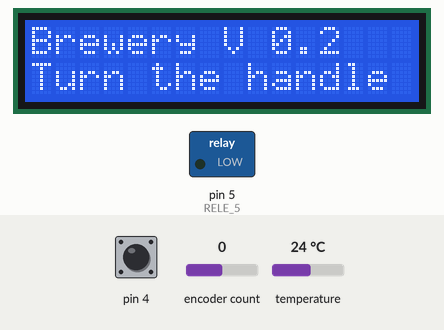
Simulated run of this sketch. Board: Arduino Uno, built with avr-gcc and run on an emulated ATmega328P. Parts: 16×2 character LCD, switched loads named in the sketch (green lamp = pin HIGH). Inputs (shaded band) come from the test bench; at power-on: encoder count 0, pin 4 HIGH, temperature 24 °C. What the sketch prints to the serial monitor is not drawn.

Above: at 1.7 s.
1.8 s: encoder count set to 4
At 2.3 s:
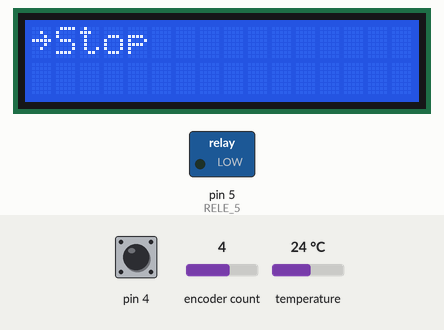
3.3 s: pin 4 pulled LOW for 0.15 s
At 4.6 s:
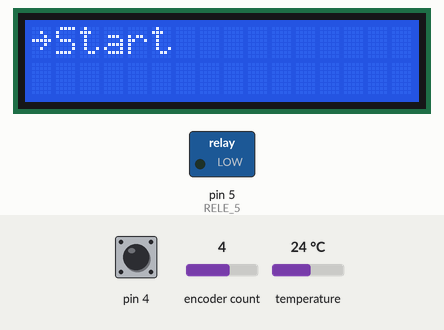
4.9 s: encoder count set to 5
At 5.7 s:
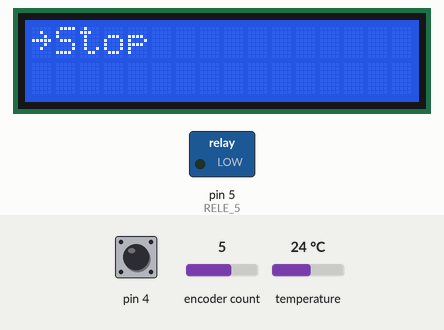
Timing chart, 0 to 7.9 s (numbered marks = the images above; inputs shaded):
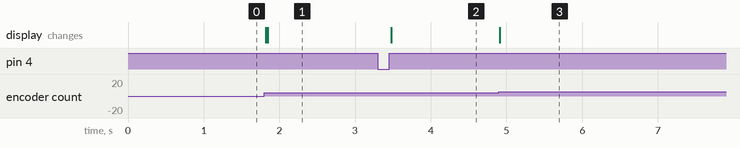

The sketch:

brw_V001.ino
```cpp
// - ПАРАМЕТРЫ МЕНЮ НАЧАЛО
//#include <Vector.h>

#define LINES 2   // количество строк дисплея
#define SETTINGS_AMOUNT 13  // количество настроек
#define SETTINGS_SETTING 12  // количество настроек
#define SETTINGS_MENU 3 // количество настроек

#define FAST_STEP 5  // количество настроек
bool controlState = 0;  // клик

// пины энкодера
#define CLK 2
#define DT 3
#define SW 4

enum class Menu {  MainMenu,  MainWindow,  SettingsValue,  StartStopSettings }; //Создаём классы

#include "GyverEncoder.h"
Encoder enc1(CLK, DT, SW);  // для работы c кнопкой

#include <LiquidCrystal_I2C.h>
LiquidCrystal_I2C lcd(0x27, 16, 2); // адрес 0x27 или 0x3f

int vals[SETTINGS_SETTING];  // массив параметров
int8_t arrowPos = 0;
int8_t entVal = 0;
int8_t screenPos = 0; // номер "экрана"
int8_t dataEntry = 0; // переменная для хранения данных в диапахоне от 0 до 60 и от 0 до 100

bool chekTE1 = 0;

Menu menu;
// названия параметров
String settingsValue[]  = { //Перечень окна с натройками
  "Time-1", //Время
  "Temp-1", //Температура
  "Time-2",
  "Temp-2",
  "Time-3",
  "Temp-3",
  "Time-4",
  "Temp-4",
  "Time-5",
  "Temp-5",
  "Time-6",
  "Temp-6",
  "Exit",
};

bool StrStp = 0; // Состояние переменной инициализирует работу программы

String settingsMainMenu[]  = { // Главное окно меню
  "Setting",
  "Window",
  "Stop",
};

String settingsStart[]  = { //Меню запуска програмы
  "Stop"
  "Start",
};

// - ПАРАМЕТРЫ ТАЙМЕРА НАЧАЛО
#include "GyverTimer.h"

GTimer TimerBRW_1(MS);
GTimer TimerBRW_2(MS);
GTimer TimerBRW_3(MS);

uint32_t period = 1000;

bool fBrwStart = 0, fTimerStart = 1;
int k = 0, i = 0, ai = 0, ti = 0, fulTim = 0, summ_arr = 0;
uint32_t timer_brw1, timer_brw2, timer_brw3;
//Переменные для глобального таймера
uint32_t totalMills; //Милесек
int timeHours; // часы
int timeMins = 0;  // минуты
int timeSecs;  // секунды
//Переменные для цикла таймера
uint32_t totalCyclMills = 0; //Милесек
uint32_t totalCyclsec = 0; // секунды

int timeCyclHours; // часы
int timeCyclMins = 0;  // минуты
int timeCyclSecs = 0;  // секунды

// - ПАРАМЕТРЫ ПИД НАЧАЛО
#include <GyverPID.h>
//
//16:52:14.353 -> result: PI p: 7.72	PI i: 0.41	PID p: 21.56	PID i: 0.25	PID d: 64.99
GyverPID pid(7.72, 0.41, 0);
int PIDperiod = 500;

#define RELE_5 5
// - ПАРАМЕТРЫ ПИД КОНЕЦ

// - ПАРАМЕТРЫ датчика температуры
#include <microDS18B20.h>
MicroDS18B20<6> sensTE;

int temp1, TE1; // переменная для хранения температуры
int tempValue; // переменная для хранения температуры


void setup() {
  Serial.begin(9600); //Волшебная цифра
  enc1.setType(TYPE2); //Тип энкодера

  lcd.init();
  lcd.backlight();

  menu = Menu::MainMenu;

  Serial.println("Start");

  lcd.clear();
  lcd.setCursor(0, 0); lcd.print("Brewery V 0.2");
  lcd.setCursor(0, 1); lcd.print("Turn the handle");

  TimerBRW_2.setInterval(100000); //Таймер для вывода сообщения в консоль

  sensTE.requestTemp();     // запрос температуры
  delay(250);

  pinMode(RELE_5, OUTPUT);

  pid.setDirection(NORMAL); // направление регулирования (NORMAL/REVERSE). ПО УМОЛЧАНИЮ СТОИТ NORMAL - нагрев
  pid.setLimits(0, 255);    // пределы (ставим для 8 битного ШИМ). ПО УМОЛЧАНИЮ СТОЯТ 0 И 255
  delay(250);
}

void loop() {

  //f_timer();

  TE1 = f_TE1();      //переменная для хранения температуры

  enc1.tick();

  switch (menu) {

    case Menu::MainMenu: //Главное Меню
      if (enc1.isTurn()) {
        int increment = 0;  // локальная переменная направления
          // получаем направление
        if (enc1.isRight()) increment = 1;
        if (enc1.isLeft()) increment = -1;
        arrowPos += increment;  // двигаем курсор
        arrowPos = constrain(arrowPos, 0, SETTINGS_MENU - 1); // ограничиваем

        increment = 0;  // обнуляем инкремент

        printMainMenu(); //Выводим на экран соответсвующие меню
        Serial.println(arrowPos);

      }
      if (enc1.isClick()) {
        if (0 == arrowPos) {
          lcd.clear();
          printSettingsValue();
          menu = Menu::SettingsValue;
        }
        if (1 == arrowPos) {
          lcd.clear();
          printMainWindow();
          menu = Menu::MainWindow;
        }
        if (2 == arrowPos) {
          menu = Menu::StartStopSettings;
          lcd.clear();
          printMainMenu();

        }
      }

      break;

    case Menu::SettingsValue: //Меню настроек
      if (enc1.isTurn()) {
      int increment = 0;  // локальная переменная направления

      // получаем направление
      if (enc1.isRight()) increment = 1;
      if (enc1.isLeft()) increment = -1;
      arrowPos += increment;  // двигаем курсор
      arrowPos = constrain(arrowPos, 0, SETTINGS_AMOUNT - 1); // ограничиваем

      increment = 0;  // обнуляем инкремент

      if (arrowPos < SETTINGS_SETTING) {

        if (enc1.isRightH()) increment = 1;
        if (enc1.isLeftH()) increment = -1;

        vals[arrowPos] += increment;
        if (arrowPos % 2 == 0) {
          dataEntry = constrain(vals[arrowPos], 0, 60); // Ограничени для времени
          vals[arrowPos] = dataEntry;
        }
        else {
          dataEntry = constrain(vals[arrowPos], 0, 100); // Ограничени для температуры
          vals[arrowPos] = dataEntry;
        }

        // vals[arrowPos] += increment;  // меняем параметры
      }

      printSettingsValue();
      }
      if (enc1.isClick() && arrowPos == SETTINGS_AMOUNT-1){ //По нажатию на Exet мы выходим из соответсвующего меню
        arrowPos = 0;
        lcd.clear();
        printMainMenu();
        Serial.println("SettingsValue");
        menu = Menu::MainMenu;
        }
      break;

    case Menu::MainWindow:
      printMainWindow();
      if (enc1.isClick()){ //По нажатию проваливаемся в соответсвующее меню
        lcd.clear();
        Serial.println("MainWindow");
        printMainMenu();
        menu = Menu::MainMenu;
      }
      break;

    case Menu::StartStopSettings:
      if (0 == StrStp) {
        StrStp = 1;
        settingsMainMenu[2] = "Start";
        Serial.print("StrStp ");
        Serial.println(StrStp);
      }
      else {
        StrStp = 0;
        settingsMainMenu[2] = "Stop";
        Serial.print("StrStp ");
        Serial.println(StrStp);
      }
        lcd.clear();
        printMainMenu();
        menu = Menu::MainMenu;
        break;
  }

  if (StrStp) {
  //---------------------------------------
    timeMins = vals[i]; //Время уставки
    tempValue = vals[i+1];

    if (TE1 >= tempValue - 1) {
      chekTE1 = 1;
      //__________________
      if (fTimerStart) {

        for (int k = 0; k < SETTINGS_SETTING; k++) {
        Serial.print(vals[k]); Serial.print("; ");
        summ_arr += vals[k];
        }
        Serial.println(" ");

        TimerBRW_1.setTimeout(vals[i]*1000ul*60ul);

        totalCyclMills = vals[i]*1000ul*60ul;
        totalCyclsec = totalCyclMills / 1000ul;


        Serial.print("Тайсер "); Serial.println(fTimerStart);

        Serial.print("Цикл на "); Serial.print(vals[i]); Serial.println(" мин ");
        Serial.print("vals    "); Serial.print(vals[i+1]); Serial.print(" С "); Serial.print("  TE1= "); Serial.println(TE1);
        Serial.print("i= "); Serial.println(i);

        fTimerStart = 0;
      }
      if (TimerBRW_1.isReady()) {
        Serial.print("Конец цикла на "); Serial.print(vals[i]); Serial.println(" Мин ");
        Serial.print("               "); Serial.print(vals[i+1]); Serial.println(" С ");
        fTimerStart = 1;
        i = i + 2;
      }
      if (i >= SETTINGS_SETTING) {
        //fBrwStart = 0;
        i = 0;
        StrStp = 0;
        fTimerStart = 0;
        settingsMainMenu[2] = "Stop";
      }
      //__________________
    }
    else {
      chekTE1 = 0;
    }

    if (TE1 <= tempValue) {
      pid.setpoint = tempValue;
      //fBrwStart = 1;
      //fTimerStart = 1;
      f_pid();
    }
    else {
      pid.setpoint = 0;
    }

//---------------------------------------
  }
    else {
    //TODO
  }
}

//_____________________
void printMainWindow(){ //функция для вывода на экран меню текущих значений

  lcd.setCursor(0, 0); lcd.print("t:"); lcd.print(TE1); lcd.print("C"); //Температура текущая
  lcd.setCursor(8, 0); lcd.print("T:"); lcd.print(timeCyclMins); lcd.print(":");lcd.print(timeCyclSecs); // Время общее. Глобальный таймер
  lcd.setCursor(0, 1); lcd.print("t:"); lcd.print(tempValue); lcd.print("C"); //Температура цыкла
  lcd.setCursor(8, 1); lcd.print("T:"); lcd.print(timeMins); lcd.print(" min"); //Время цыкла

}

//_____________________
void printSettingsValue() {  //Функция для вывода на экран меню настроек
  lcd.clear();
  screenPos = arrowPos / LINES;   // ищем номер экрана (0..3 - 0, 4..7 - 1)

  for (byte i = 0; i < LINES; i++) {  // для всех строк
    lcd.setCursor(0, i);              // курсор в начало

    // если курсор находится на выбранной строке
    if (arrowPos == LINES * screenPos + i) lcd.write(126);  // рисуем стрелку
    else lcd.write(32);     // рисуем пробел

    // если пункты меню закончились, покидаем цикл for
    if (LINES * screenPos + i == SETTINGS_AMOUNT) break;

    // выводим имя и значение пункта меню
    lcd.print(settingsValue[LINES * screenPos + i]);
    if (arrowPos < SETTINGS_SETTING) {
      lcd.print(": ");
      lcd.print(vals[LINES * screenPos + i]);
    }

  }
}

//_____________________
void printMainMenu(){ //Функция для вывода на экран главное меню
  lcd.clear();
  screenPos = arrowPos / LINES;   // ищем номер экрана (0..3 - 0, 4..7 - 1)

  for (byte i = 0; i < LINES; i++) {  // для всех строк
    lcd.setCursor(0, i);              // курсор в начало
    // если курсор находится на выбранной строке
    if (arrowPos == LINES * screenPos + i) lcd.write(126);  // рисуем стрелку
    else lcd.write(32);     // рисуем пробел
    // если пункты меню закончились, покидаем цикл for
    if (LINES * screenPos + i == SETTINGS_MENU) break;
    // выводим имя и значение пункта меню
    lcd.print(settingsMainMenu[LINES * screenPos + i]);
  }
}

int f_TE1() { //Функия чтения температуры
  static uint32_t tmr2;
    if (millis() - tmr2 >= PIDperiod) {
    tmr2 = millis();

    sensTE.readTemp();
    temp1 = sensTE.getTempInt();
    sensTE.requestTemp();

    return temp1;
  }
}
//_____________________
void f_pid(){ //Функция ПИД

  static uint32_t tmr3;
  if (millis() - tmr3 >= PIDperiod) {
    tmr3 = millis();
    pid.input = TE1;   // сообщаем регулятору текущую температуру
    pid.getResult();
    analogWrite(RELE_5, pid.output);
  }

}

void f_tempValue(){

}

void f_timer(){

    if (chekTE1 == 1 && fTimerStart == 1) {
      static uint32_t tmr1;
      if (millis() - tmr1 >= 1000) {
      tmr1 = millis();
      totalCyclsec = totalCyclsec - 1;
      timeCyclHours = (totalCyclsec / 3600ul);        // часы
      timeCyclMins = (totalCyclsec % 3600ul) / 60ul;  // минуты
      timeCyclSecs = (totalCyclsec % 3600ul) % 60ul;  // секунды

    }
  }
  //Serial.print("sec "); Serial.println(sec);
}
```

Measured:
- after the input at 1.8 s, the display: first changes at once (image 1 shows a later state)
- after the input at 3.3 s, the display: changes after 0.18 s (image 2)
- after the input at 4.9 s, the display: changes at once (image 3)
